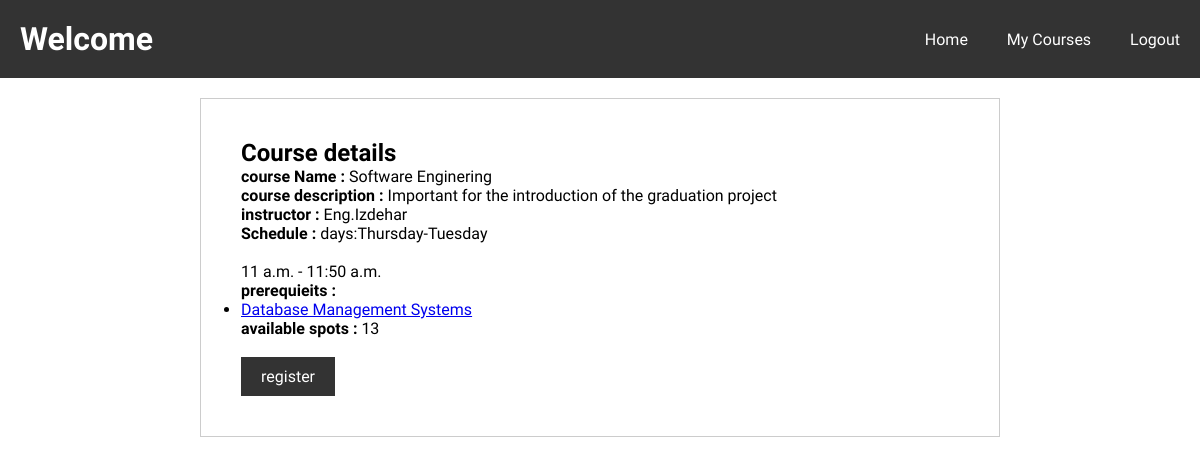
/courseDetails/1215 (signed in), run on the app's committed database.
### djangoweb/models.py (models this page shows)
class Courses(models.Model):
    code = models.CharField(primary_key=True, max_length=10)
    name = models.CharField(max_length=100)
    description = models.CharField(max_length=255)
    prerequisites = models.ManyToManyField('self', through=CoursePrerequisite, symmetrical=False, related_name='related_to')
    instructor = models.CharField(max_length=30, default='')
    capacity = models.IntegerField(default=0)
    schedule_id = models.ForeignKey(CourseSchedules, on_delete=models.CASCADE, null=True)

class CourseSchedules(models.Model):
    id = models.IntegerField(primary_key=True)
    days = models.CharField(max_length=100)
    start_time = models.TimeField()
    end_time = models.TimeField()
    room_no = models.CharField(max_length=5)

### djangoweb/views.py (the view)
# urls.py: path('courseDetails/<int:pk>', views.courseDetails),
@login_required(login_url='/login')
def courseDetails(request, pk):
    course = Courses.objects.filter(code=pk).first()
    student = Students.objects.filter(user=request.user).first()
    course_student_count = studentsReg.objects.filter(course_id=course).count()
    return render(request, 'webapp/courseDetails.html', {'course': course, 'prerequieits': course.prerequisites.all(), 'spots':course.capacity - course_student_count })

### djangoweb/templates/webapp/courseDetails.html (shortened to what this page needs)
<!DOCTYPE html>
<html lang="ar">
<head>
    {%load static%}
    <link rel="stylesheet" href="{%static 'css/course.css'%}">
    <link rel="stylesheet" href="{% static 'css/index.css'%}">
</head>
<body>
    {% include 'webapp/header.html' %}
    <div class="course-details-container">
        <div class="course-details">
            <h2>Course details</h2>
            <p><strong>course Name : </strong>{{course.name}}</p>
            <p><strong>course description : </strong>{{course.description}}</p>
            <p><strong>instructor : </strong>{{course.instructor}}</p>
            <p><strong>Schedule : </strong>days:{{course.schedule_id.days}}  <br><br>
                {{course.schedule_id.start_time}} - {{course.schedule_id.end_time}}</p>
            <p ><strong>prerequieits : </strong>
                <ul>
                    {%for pre in prerequieits%}
                    <li><a href="/courseDetails/{{pre.code}}">{{pre.name}}</a></li>
                    {%endfor%}
                </ul></p>
            <p><strong>available spots : </strong>{{spots}}</p>
            <br>
            <a href="/select-course/{{course.code}}" class="register-button">register</a>
        </div>
    </div>
</body>
</html>

### djangoweb/static/css/course.css (style rules this page uses)
body { font-family: Arial, sans-serif; margin: 0; padding: 0; }
.course-details-container { max-width: 800px; margin: 20px auto; padding: 20px; border: 1px solid #ccc; }
.course-details { padding: 20px; }
.course-details h2 { margin-top: 0; }
.course-details p { margin-bottom: 0; }
.register-button { display: inline-block; padding: 10px 20px; background-color: #333; color: #fff; text-decoration: none; border: none; cursor: pointer; transition: background-color 0.3s; }

### djangoweb/static/css/index.css (style rules this page uses)
* { font-family: "Poetsen One", sans-serif; margin: 0; padding: 0; box-sizing: border-box; }

### data on the page
Courses: name "Software Enginering", description "Important for the introduction of the graduation project", instructor "Eng.Izdehar", schedule_id.days "Thursday-Tuesday", schedule_id.start_time "11 a.m.", schedule_id.end_time "11:50 a.m."
Courses: name "Database Management Systems"

### other printed values
{{ spots }} "13"
